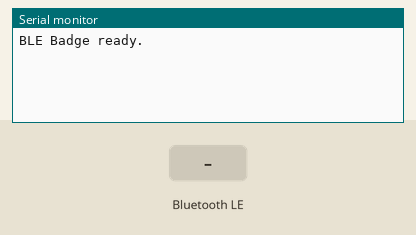
Bench run of a sketch on a simulated ESP32. Shown: the last lines printed to the serial monitor. Inputs (shaded band) come from the test bench. Nothing arrives over Bluetooth unless stated; a phone connects over Bluetooth LE 3 s after start.

Above: at 1.2 s.
1.3 s: Bluetooth LE write "1" received
At 2.0 s:
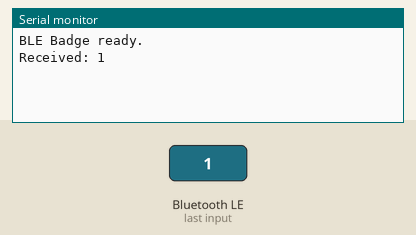
2.8 s: Bluetooth LE write "0" received
At 4.0 s:
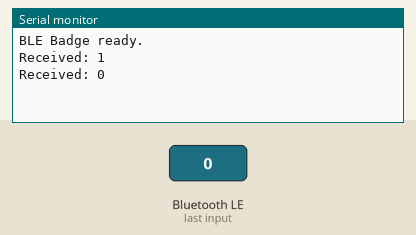
4.3 s: Bluetooth LE write "2" received
At 5.4 s:
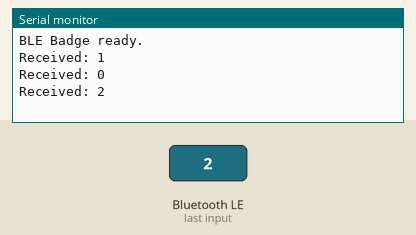

The sketch:

esp32_ble_badge.ino
```cpp
/*
  ESP32 BLE Badge - รับข้อความไม่เกิน 20 ตัวอักษรจากมือถือ และพิมพ์ออก Serial
  ใช้ UUID ให้ตรงกับแอป:
    Service:      6e400001-b5a3-f393-e0a9-e50e24dcca9e
    Characteristic: 6e400003-b5a3-f393-e0a9-e50e24dcca9e (Write Without Response)
*/

#include <BLEDevice.h>
#include <BLEUtils.h>
#include <BLEServer.h>

#define SERVICE_UUID        "6e400001-b5a3-f393-e0a9-e50e24dcca9e"
#define CHARACTERISTIC_UUID "6e400003-b5a3-f393-e0a9-e50e24dcca9e"

BLEServer* pServer = nullptr;
BLECharacteristic* pCharacteristic = nullptr;
bool deviceConnected = false;

class ServerCallbacks: public BLEServerCallbacks {
  void onConnect(BLEServer* pServer) { deviceConnected = true; }
  void onDisconnect(BLEServer* pServer) { deviceConnected = false; }
};

class WriteCallbacks: public BLECharacteristicCallbacks {
  void onWrite(BLECharacteristic* c) {
    std::string value = c->getValue();
    if (value.length() == 0) return;
    // ตัดให้ไม่เกิน 20 ตัวอักษร (MTU ปกติ)
    if (value.length() > 20) value = value.substr(0, 20);
    Serial.print("Received: ");
    Serial.println(value.c_str());
    // TODO: แสดงบน e-paper/LED matrix ตามฮาร์ดแวร์ของคุณ
  }
};

void setup() {
  Serial.begin(115200);
  BLEDevice::init("ConnectAble Badge");
  pServer = BLEDevice::createServer();
  pServer->setCallbacks(new ServerCallbacks());

  BLEService* pService = pServer->createService(SERVICE_UUID);
  pCharacteristic = pService->createCharacteristic(
    CHARACTERISTIC_UUID,
    BLECharacteristic::PROPERTY_WRITE_NR | BLECharacteristic::PROPERTY_WRITE
  );
  pCharacteristic->setCallbacks(new WriteCallbacks());
  pService->start();

  BLEAdvertising* pAdvertising = BLEDevice::getAdvertising();
  pAdvertising->addServiceUUID(SERVICE_UUID);
  pAdvertising->setScanResponse(true);
  pAdvertising->start();
  Serial.println("BLE Badge ready.");
}

void loop() {
  delay(1000);
}
```

Measured:
- after the input at 1.3 s, the serial monitor: prints a new line after 0.05 s (image 1)
- after the input at 2.8 s, the serial monitor: prints a new line after 0.05 s (image 2)
- after the input at 4.3 s, the serial monitor: prints a new line after 0.05 s (image 3)
